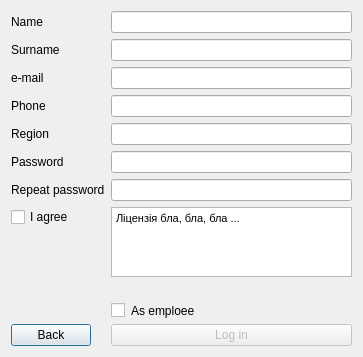
<?xml version="1.0" encoding="UTF-8"?>
<ui version="4.0">
 <class>Regestration</class>
 <widget class="QDialog" name="Regestration">
  <property name="geometry">
   <rect>
    <x>0</x>
    <y>0</y>
    <width>363</width>
    <height>351</height>
   </rect>
  </property>
  <property name="sizePolicy">
   <sizepolicy hsizetype="Preferred" vsizetype="Preferred">
    <horstretch>0</horstretch>
    <verstretch>0</verstretch>
   </sizepolicy>
  </property>
  <property name="windowTitle">
   <string>Dialog</string>
  </property>
  <layout class="QFormLayout" name="formLayout_2">
   <item row="0" column="0">
    <widget class="QLabel" name="label">
     <property name="text">
      <string>Name</string>
     </property>
    </widget>
   </item>
   <item row="0" column="1">
    <widget class="QLineEdit" name="lineName">
     <property name="locale">
      <locale language="English" country="UnitedStates"/>
     </property>
     <property name="maxLength">
      <number>20</number>
     </property>
     <property name="alignment">
      <set>Qt::AlignCenter</set>
     </property>
    </widget>
   </item>
   <item row="1" column="0">
    <widget class="QLabel" name="label_2">
     <property name="text">
      <string>Surname</string>
     </property>
    </widget>
   </item>
   <item row="1" column="1">
    <widget class="QLineEdit" name="lineSurname">
     <property name="maxLength">
      <number>40</number>
     </property>
     <property name="alignment">
      <set>Qt::AlignCenter</set>
     </property>
    </widget>
   </item>
   <item row="2" column="0">
    <widget class="QLabel" name="label_3">
     <property name="text">
      <string>e-mail</string>
     </property>
    </widget>
   </item>
   <item row="2" column="1">
    <widget class="QLineEdit" name="lineEmail">
     <property name="maxLength">
      <number>40</number>
     </property>
     <property name="alignment">
      <set>Qt::AlignCenter</set>
     </property>
    </widget>
   </item>
   <item row="3" column="0">
    <widget class="QLabel" name="label_4">
     <property name="text">
      <string>Phone</string>
     </property>
    </widget>
   </item>
   <item row="3" column="1">
    <widget class="QLineEdit" name="linePhone">
     <property name="maxLength">
      <number>12</number>
     </property>
     <property name="alignment">
      <set>Qt::AlignCenter</set>
     </property>
     <property name="clearButtonEnabled">
      <bool>true</bool>
     </property>
    </widget>
   </item>
   <item row="4" column="0">
    <widget class="QLabel" name="label_5">
     <property name="text">
      <string>Region</string>
     </property>
    </widget>
   </item>
   <item row="4" column="1">
    <widget class="QLineEdit" name="lineEdit_5">
     <property name="alignment">
      <set>Qt::AlignCenter</set>
     </property>
    </widget>
   </item>
   <item row="5" column="0">
    <widget class="QLabel" name="label_6">
     <property name="text">
      <string>Password</string>
     </property>
    </widget>
   </item>
   <item row="5" column="1">
    <widget class="QLineEdit" name="linePassword">
     <property name="echoMode">
      <enum>QLineEdit::Password</enum>
     </property>
    </widget>
   </item>
   <item row="6" column="0">
    <widget class="QLabel" name="label_7">
     <property name="text">
      <string>Repeat password</string>
     </property>
    </widget>
   </item>
   <item row="6" column="1">
    <widget class="QLineEdit" name="lineRepeat">
     <property name="maxLength">
      <number>40</number>
     </property>
     <property name="echoMode">
      <enum>QLineEdit::Password</enum>
     </property>
    </widget>
   </item>
   <item row="7" column="0">
    <widget class="QCheckBox" name="checkBoxLicence">
     <property name="text">
      <string>I agree</string>
     </property>
    </widget>
   </item>
   <item row="14" column="0">
    <widget class="QPushButton" name="pushButtonBack">
     <property name="text">
      <string>Back</string>
     </property>
    </widget>
   </item>
   <item row="14" column="1">
    <widget class="QPushButton" name="pushButtonLogin">
     <property name="enabled">
      <bool>false</bool>
     </property>
     <property name="text">
      <string>Log in</string>
     </property>
    </widget>
   </item>
   <item row="12" column="1">
    <layout class="QHBoxLayout" name="horizontalLayout">
     <item>
      <widget class="QCheckBox" name="checkBoxAsEmploee">
       <property name="sizePolicy">
        <sizepolicy hsizetype="Maximum" vsizetype="Fixed">
         <horstretch>0</horstretch>
         <verstretch>0</verstretch>
        </sizepolicy>
       </property>
       <property name="text">
        <string/>
       </property>
      </widget>
     </item>
     <item>
      <widget class="QLabel" name="label_8">
       <property name="text">
        <string>As emploee</string>
       </property>
      </widget>
     </item>
    </layout>
   </item>
   <item row="7" column="1">
    <widget class="QTextBrowser" name="textBrowser">
     <property name="html">
      <string>&lt;!DOCTYPE HTML PUBLIC &quot;-//W3C//DTD HTML 4.0//EN&quot; &quot;http://www.w3.org/TR/REC-html40/strict.dtd&quot;&gt;
&lt;html&gt;&lt;head&gt;&lt;meta name=&quot;qrichtext&quot; content=&quot;1&quot; /&gt;&lt;style type=&quot;text/css&quot;&gt;
p, li { white-space: pre-wrap; }
&lt;/style&gt;&lt;/head&gt;&lt;body style=&quot; font-family:'MS Shell Dlg 2'; font-size:8.25pt; font-weight:400; font-style:normal;&quot;&gt;
&lt;p style=&quot; margin-top:0px; margin-bottom:0px; margin-left:0px; margin-right:0px; -qt-block-indent:0; text-indent:0px;&quot;&gt;Ліцензія бла, бла, бла ...&lt;/p&gt;&lt;/body&gt;&lt;/html&gt;</string>
     </property>
    </widget>
   </item>
   <item row="10" column="1">
    <widget class="QLabel" name="labelIfEmpty">
     <property name="text">
      <string/>
     </property>
    </widget>
   </item>
  </layout>
 </widget>
 <resources/>
 <connections/>
</ui>
